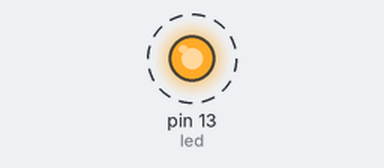
A sketch run on a simulated Arduino Uno, built with avr-gcc and run on an emulated ATmega328P. On the bench: output pins drawn as LEDs (lit = HIGH). Dashed ring = blinking. What the sketch prints to the serial monitor is not drawn.

Above: at 0.2 s.
Timing chart, 0 to 3.0 s (numbered marks = the images above):
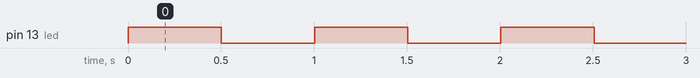

The sketch:

milliss.ino
```cpp
int ledState = HIGH;
long lastTimer = 0;
int led = 13;
void setup () {
  Serial.begin(9600);
  pinMode(led,OUTPUT);
}

void loop () {
  if(millis()-lastTimer>500){
    ledState = !ledState;
    lastTimer = millis();
    Serial.println(lastTimer);
  }
  digitalWrite(led,ledState);

}
```

Measured:
- by itself, pin 13 (led): alternates HIGH for 0.50 s and LOW for 0.50 s
